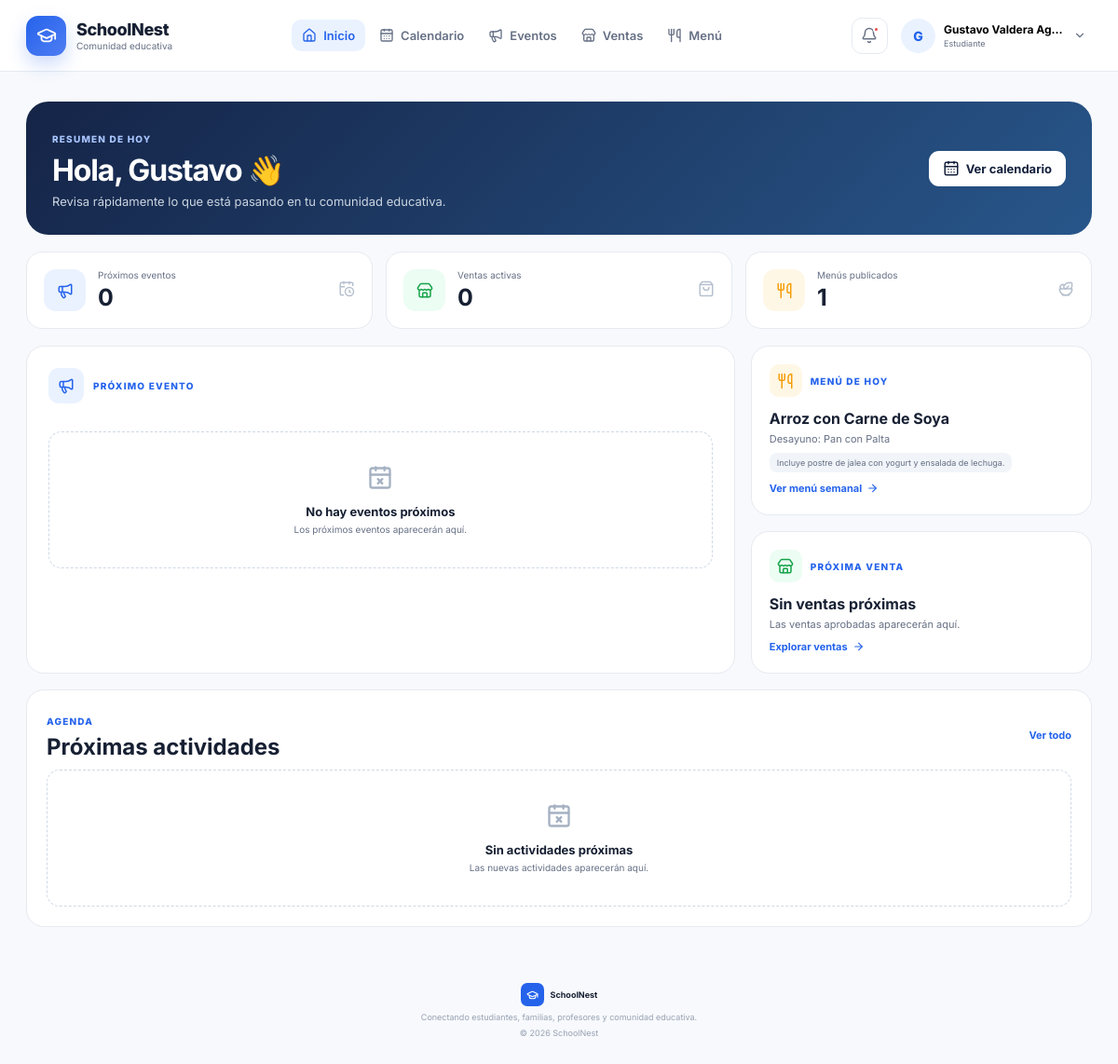
The app's page /dashboard (signed in) with its own data.
### tables this page shows
CREATE TABLE menus (

        id INTEGER PRIMARY KEY AUTOINCREMENT,

        menu_date TEXT UNIQUE NOT NULL,

        breakfast TEXT,

        lunch TEXT,

        notes TEXT,

        created_by INTEGER,

        FOREIGN KEY(created_by) REFERENCES users(id)

    );

### app.py (the view)
@app.route("/dashboard")
@login_required
def dashboard():
    connection = get_db()
    today = date.today().isoformat()
    next_event = connection.execute(
        """

        SELECT *

        FROM events

        WHERE event_date >= ?

        ORDER BY event_date

        LIMIT 1

        """,
        (today,)
    ).fetchone()
    today_menu = connection.execute(
        """

        SELECT *

        FROM menus

        WHERE menu_date = ?

        """,
        (today,)
    ).fetchone()
    next_sale = connection.execute(
        """

        SELECT *

        FROM sales

        WHERE
            sale_date >= ?
            AND status = 'aprobada'

        ORDER BY sale_date

        LIMIT 1

        """,
        (today,)
    ).fetchone()
    upcoming_events = connection.execute(
        """

        SELECT *

        FROM events

        WHERE event_date >= ?

        ORDER BY event_date

        LIMIT 5

        """,
        (today,)
    ).fetchall()
    stats = {
        "events": connection.execute(
            """

            SELECT COUNT(*) AS total

            FROM events

            WHERE event_date >= ?

            """,
            (today,)
        ).fetchone()["total"],
        "sales": connection.execute(
            """

            SELECT COUNT(*) AS total

            FROM sales

            WHERE
                sale_date >= ?
                AND status = 'aprobada'

            """,
            (today,)
        ).fetchone()["total"],
        "menus": connection.execute(
            """

            SELECT COUNT(*) AS total

            FROM menus

            WHERE menu_date >= ?

            """,
            (today,)
        ).fetchone()["total"]
    }
    connection.close()
    return render_template(
        "dashboard.html",
        next_event=next_event,
        today_menu=today_menu,
        next_sale=next_sale,
        upcoming_events=upcoming_events,
        stats=stats
    )

### app.py (called while the page is built, shortened)
def get_db():
    connection = sqlite3.connect(DATABASE)
    connection.row_factory = sqlite3.Row
    return connection

def login_required(view):
    @wraps(view)
    def wrapped(*args, **kwargs):
        return view(
            *args,
            **kwargs
        )
    return wrapped

@app.context_processor
def global_data():
    return {
        "current_year":
            datetime.now().year
    }

### templates/dashboard.html (shortened to what this page needs)
{% extends "base.html" %}
{% block content %}
<section class="dashboard-hero">
    <div>
        <span class="eyebrow hero-eyebrow">
            Resumen de hoy
        </span>
        <h1>
            Hola,
            {{ session.get("name").split()[0] }}
            <span class="wave">
                👋
            </span>
        </h1>
        <p>
            Revisa rápidamente lo que está pasando
            en tu comunidad educativa.
        </p>
    </div>
    <a
        href="{{ url_for('calendar_view') }}"
        class="btn dashboard-calendar-button"
    >
        <i data-lucide="calendar-days"></i>
        Ver calendario
    </a>
</section>
<section class="stats-grid">
    <article class="stat-card">
        <div class="stat-icon blue">
            <i data-lucide="megaphone"></i>
        </div>
        <div class="stat-copy">
            <span>
                Próximos eventos
            </span>
            <strong>
                {{ stats.events }}
            </strong>
        </div>
        <div class="stat-trend">
            <i data-lucide="calendar-clock"></i>
        </div>
    </article>
    <article class="stat-card">
        <div class="stat-icon green">
            <i data-lucide="store"></i>
        </div>
        <div class="stat-copy">
            <span>
                Ventas activas
            </span>
            <strong>
                {{ stats.sales }}
            </strong>
        </div>
        <div class="stat-trend">
            <i data-lucide="shopping-bag"></i>
        </div>
    </article>
    <article class="stat-card">
        <div class="stat-icon yellow">
            <i data-lucide="utensils"></i>
        </div>
        <div class="stat-copy">
            <span>
                Menús publicados
            </span>
            <strong>
                {{ stats.menus }}
            </strong>
        </div>
        <div class="stat-trend">
            <i data-lucide="salad"></i>
        </div>
    </article>
</section>
<section class="dashboard-main-grid">
    <article class="main-highlight-card">
        <div class="highlight-top">
            <div class="highlight-icon">
                <i data-lucide="megaphone"></i>
            </div>
            <span class="eyebrow">
                Próximo evento
            </span>
        </div>
        {% if next_event %}
        <div class="highlight-content">
            <h2>
                {{ next_event.title }}
            </h2>
            <p>
                {{ next_event.description or "Sin descripción." }}
            </p>
            <div class="highlight-meta">
                <div>
                    <i data-lucide="calendar"></i>
                    <span>
                        {{ next_event.event_date }}
                    </span>
                </div>
                <div>
                    <i data-lucide="map-pin"></i>
                    <span>
                        {{ next_event.location or "Lugar por confirmar" }}
                    </span>
                </div>
                <div>
                    <i data-lucide="users"></i>
                    <span>
                        {{ next_event.audience or "Todo el colegio" }}
                    </span>
                </div>
            </div>
            <a
                href="{{ url_for('events') }}"
                class="inline-link"
            >
                Ver todos los eventos
                <i data-lucide="arrow-right"></i>
            </a>
        </div>
        {% else %}
        <div class="empty-state compact">
            <i data-lucide="calendar-x"></i>
            <h3>
                No hay eventos próximos
            </h3>
            <p>
                Los próximos eventos aparecerán aquí.
            </p>
        </div>
        {% endif %}
    </article>
    <div class="dashboard-side-cards">
        <article class="mini-information-card">
            <div class="mini-card-header">
                <div class="mini-icon yellow">
                    <i data-lucide="utensils"></i>
                </div>
                <span class="eyebrow">
                    Menú de hoy
                </span>
            </div>
            {% if today_menu %}
            <h3>
                {{ today_menu.lunch }}
            </h3>
            <p>
                Desayuno:
                {{ today_menu.breakfast }}
            </p>
            {% if today_menu.notes %}
            <span class="information-note">
                {{ today_menu.notes }}
            </span>
            {% endif %}
            {% endif %}
            <a
                href="{{ url_for('menu') }}"
                class="inline-link"
            >
                Ver menú semanal
                <i data-lucide="arrow-right"></i>
            </a>
        </article>
        <article class="mini-information-card">
            <div class="mini-card-header">
                <div class="mini-icon green">
                    <i data-lucide="store"></i>
                </div>
                <span class="eyebrow">
                    Próxima venta
                </span>
            </div>
            {% if next_sale %}
            <div class="sale-dashboard-row">
                <div>
                    <h3>
                        {{ next_sale.product }}
                    </h3>
                    <p>
                        {{ next_sale.course }}
                    </p>
                </div>
                <strong>
                    ${{ "{:,}".format(next_sale.price).replace(",", ".") }}
                </strong>
            </div>
            <span class="information-note">
                {{ next_sale.sale_date }}
            </span>
            {% else %}
            <h3>
                Sin ventas próximas
            </h3>
            <p>
                Las ventas aprobadas aparecerán aquí.
            </p>
            {% endif %}
            <a
                href="{{ url_for('sales') }}"
                class="inline-link"
            >
                Explorar ventas
                <i data-lucide="arrow-right"></i>
            </a>
        </article>
    </div>
</section>
<section class="content-card">
    <div class="content-card-header">
        <div>
            <span class="eyebrow">
                Agenda
            </span>
            <h2>
                Próximas actividades
            </h2>
        </div>
        <a
            href="{{ url_for('events') }}"
            class="text-link"
        >
            Ver todo
        </a>
    </div>
    <div class="agenda-list">
        {% for event in upcoming_events %}
        <div class="agenda-item">
            <div class="agenda-date">
                <strong>
                    {{ event.event_date[8:10] }}
                </strong>
                <span>
                    {{ event.event_date[5:7] }}
                </span>
            </div>
            <div class="agenda-info">
                <strong>
                    {{ event.title }}
                </strong>
                <span>
                    <i data-lucide="map-pin"></i>
                    {{ event.location or "Lugar por confirmar" }}
                </span>
            </div>
            <span class="category-badge">
                {{ event.event_type|capitalize }}
            </span>
            <i
                class="agenda-chevron"
                data-lucide="chevron-right">
            </i>
        </div>
        {% else %}
        <div class="empty-state">
            <i data-lucide="calendar-x"></i>
            <h3>
                Sin actividades próximas
            </h3>
            <p>
                Las nuevas actividades aparecerán aquí.
            </p>
        </div>
        {% endfor %}
    </div>
</section>
{% endblock %}

### records on screen
menus: lunch "Arroz con Carne de Soya", breakfast "Pan con Palta", notes "Incluye postre de jalea con yogurt y ensalada de lechuga."

### other values on screen
{{ session.get("name", "U")[0]|upper }} "G"
{{ session.get("name") }} "Gustavo Valdera Ag…"
{{ session.get("role")|capitalize }} "Estudiante"
{{ session.get("name").split()[0] }} "Gustavo"
{{ stats.events }} "0"
{{ stats.sales }} "0"
{{ stats.menus }} "1"
